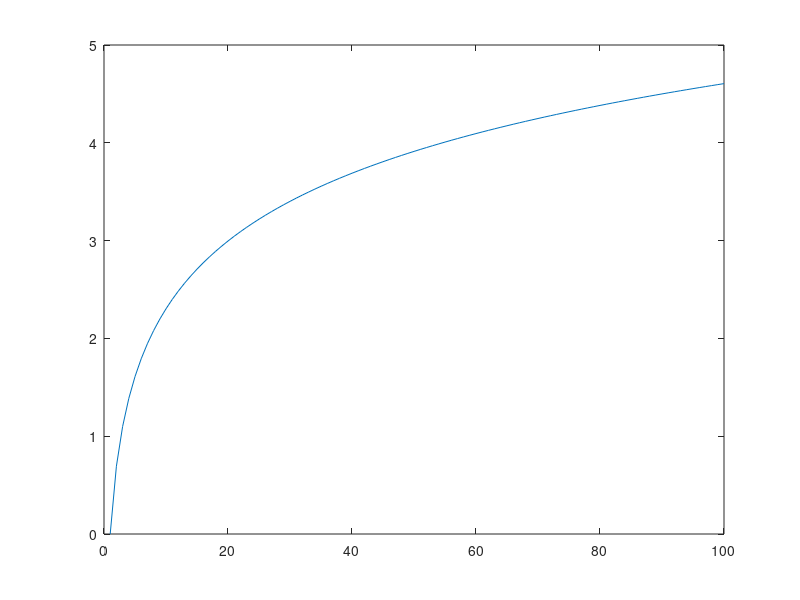

The MATLAB script that drew this image:
x1 = factorial(15)
A = [16 3 2 13; 5 10 11 8; 9 6 7 12; 4 15 14 1]
x2B = eye(4)
x3 = sum(A(:,3))
x4 =  A(:,[1,3])
x5 = A(:,randi([1,4],1,2))
x6sumA = sum(A)
x6sumATrans = sum(A')
x6sortTrans = (sort(A'))'
Bident = eye(4)
x7a = A*Bident
x7b = A.*Bident
x8 = sum((sum(A>10))')
x9x = 1:1:100;
x9y = log(x9x);
x9 = plot(x9x,x9y)
B = eye(4);
for i=1:4
    for j=1:4
        B(i,j)=1/A(i,j);
    end;
end;
x10sumsB = sum(B(:,:))
x10shortB = sum(1./A)